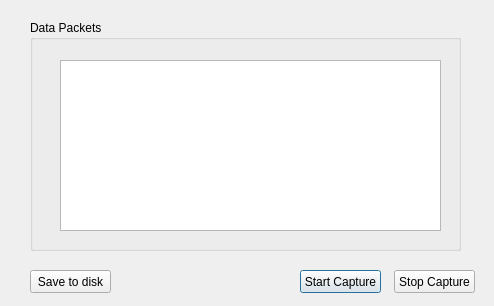
<?xml version="1.0" encoding="UTF-8"?>
<ui version="4.0">
 <class>SerialMonitor</class>
 <widget class="QDialog" name="SerialMonitor">
  <property name="geometry">
   <rect>
    <x>0</x>
    <y>0</y>
    <width>494</width>
    <height>306</height>
   </rect>
  </property>
  <property name="windowTitle">
   <string>Serial Monitor</string>
  </property>
  <widget class="QPushButton" name="start_capture">
   <property name="geometry">
    <rect>
     <x>300</x>
     <y>270</y>
     <width>81</width>
     <height>23</height>
    </rect>
   </property>
   <property name="text">
    <string>Start Capture</string>
   </property>
  </widget>
  <widget class="QPushButton" name="stop_capture">
   <property name="geometry">
    <rect>
     <x>394</x>
     <y>270</y>
     <width>81</width>
     <height>23</height>
    </rect>
   </property>
   <property name="text">
    <string>Stop Capture</string>
   </property>
  </widget>
  <widget class="QGroupBox" name="groupBox">
   <property name="geometry">
    <rect>
     <x>30</x>
     <y>20</y>
     <width>431</width>
     <height>231</height>
    </rect>
   </property>
   <property name="title">
    <string>Data Packets</string>
   </property>
   <widget class="QTextEdit" name="data_packets">
    <property name="geometry">
     <rect>
      <x>30</x>
      <y>40</y>
      <width>381</width>
      <height>171</height>
     </rect>
    </property>
   </widget>
  </widget>
  <widget class="QPushButton" name="save">
   <property name="geometry">
    <rect>
     <x>30</x>
     <y>270</y>
     <width>81</width>
     <height>23</height>
    </rect>
   </property>
   <property name="text">
    <string>Save to disk</string>
   </property>
  </widget>
 </widget>
 <resources/>
 <connections/>
</ui>
